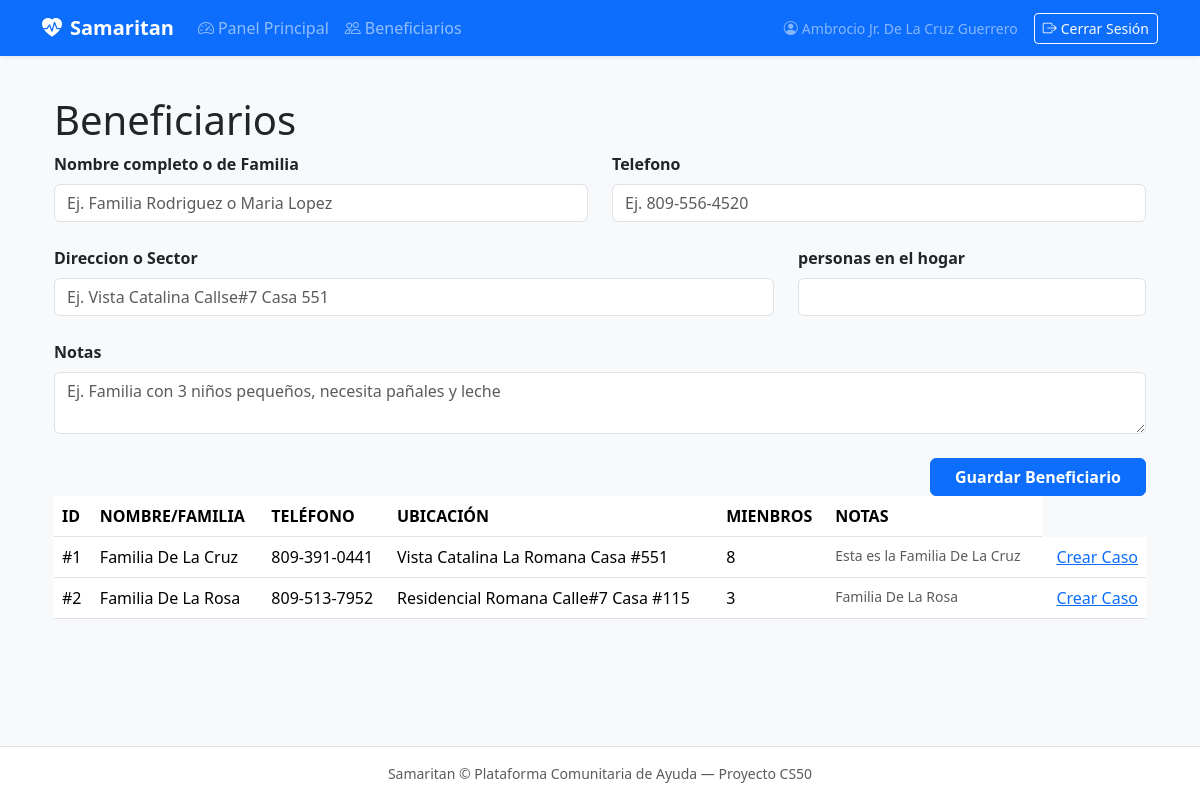
Page /beneficiaries (signed in) on the earlier database version.
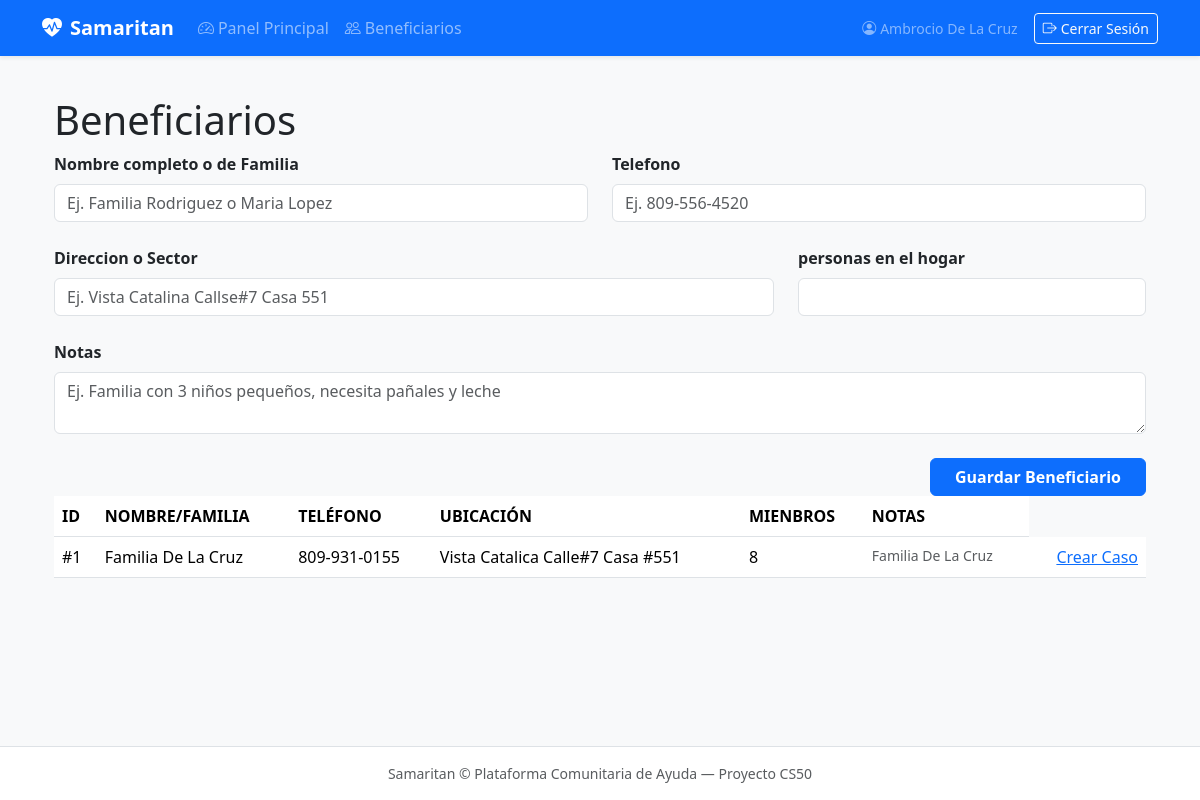
Same page on the later database version.
### tables this page shows
CREATE TABLE beneficiaries (
    id INTEGER PRIMARY KEY AUTOINCREMENT,
    name TEXT NOT NULL,
    phone TEXT,
    location TEXT,
    household_size INTEGER DEFAULT 1,
    notes TEXT,
    created_at TIMESTAMP DEFAULT CURRENT_TIMESTAMP
);

### app.py (the view, shortened to what this page needs)
@app.route("/beneficiaries", methods=["GET", "POST"])
@login_required
def beneficiaries():
  with get_db() as conn:
    all_beneficiaries = conn.execute("SELECT * FROM beneficiaries ORDER BY name ASC").fetchall()
  return render_template("beneficiaries.html", beneficiaries=all_beneficiaries)

### app.py (called while the page is built)
@app.after_request
def after_request(response):
    response.headers["Cache-Control"] = "no-cache, no-store, must-revalidate"
    response.headers["Expires"] = 0
    response.headers["Pragma"] = "no-cache"
    return response

### db.py (called while the page is built)
def get_db():
  if "db" not in g:
    g.db = sqlite3.connect(
      current_app.config["DATABASE"],
      detect_types=sqlite3.PARSE_DECLTYPES
    )
    g.db.row_factory = sqlite3.Row
  return g.db

def login_required(f):
  @wraps(f)
  def wrapper(*args, **kwargs):
    if session.get("user_id") is None:
      return redirect("/login")
    return f(*args, **kwargs)
  return wrapper

### templates/beneficiaries.html (shortened to what this page needs)
{% extends "layout.html" %}
{% block main %}
  <div class="container">
    <h1>Beneficiarios</h1>
    <div>
      <form action="/beneficiaries" method="post">
        <div class="row g-4">
          <div class="col-12 col-md-6">
            <label for="name" class="form-label fw-semibold">Nombre completo o de Familia</label>
            <input type="text" class="form-control" name="name" placeholder="Ej. Familia Rodriguez o Maria Lopez" >
          </div>
          <div class="col-12 col-md-6">
            <label for="phone" class="form-label fw-semibold">Telefono</label>
            <input type="text" class="form-control" name="phone" placeholder="Ej. 809-556-4520" >
          </div>
          <div class="col-12 col-md-8">
            <label for="location" class="form-label fw-semibold">Direccion o Sector</label>
            <input type="text" class="form-control" name="location" placeholder="Ej. Vista Catalina Callse#7 Casa 551" >
          </div>
          <div class="col-12 col-md-4">
            <label for="household_size" class="form-label fw-semibold">personas en el hogar</label>
            <input type="number" class="form-control" name="household_size" >
          </div class="col-12">
          <div class="col-12">
            <label for="notes" class="form-label fw-semibold">Notas</label>
            <textarea name="notes" class="form-control" placeholder="Ej. Familia con 3 niños pequeños, necesita pañales y leche"></textarea>
          </div>
          <div class="col-12 d-flex justify-content-end gap-2 mt-4">
            <button type="submit" class="btn btn-primary px-4 fw-semibold">Guardar Beneficiario</button>
          </div>
        </div>
      </form>
    </div>
    <div>
      <table class="table">
        <thead>
          <tr>
            <th>ID</th>
            <th>NOMBRE/FAMILIA</th>
            <th>TELÉFONO</th>
            <th>UBICACIÓN</th>
            <th>MIENBROS</th>
            <th>NOTAS</th>
          </tr>
        </thead>
        <tbody>
          {% for b in beneficiaries %}
            <tr>
              <td>#{{ b.id }}</td>
              <td required>{{ b.name }}</td>
              <td>{{ b.phone }}</td>
              <td>{{ b.location }}</td>
              <td>{{ b.household_size }}</td>
              <td class="text-muted small">{{ b.notes }}</td>
              <td class="text-end">
                <a href="/cases/new?beneficiary_id={{ b.id }}">Crear Caso</a>
              </td>
            </tr>
          {% endfor %}
        </tbody>
      </table>
    </div>
  </div>
{% endblock %}

### templates/layout.html (shortened to what this page needs)
<!DOCTYPE html>
<html lang="en">
<head>
  <link href="https://cdn.jsdelivr.net/npm/bootstrap@5.3.3/dist/css/bootstrap.min.css" rel="stylesheet">
  <link href="https://cdn.jsdelivr.net/npm/bootstrap-icons@1.11.3/font/bootstrap-icons.min.css" rel="stylesheet">
</head>
<body class="bg-light d-flex flex-column min-vh-100">
    <nav class="navbar navbar-expand-lg navbar-dark bg-primary shadow-sm">
        <div class="container">
            <a class="navbar-brand fw-bold" href="/">
                <i class="bi bi-heart-pulse-fill me-2"></i>Samaritan
            </a>
            <div class="collapse navbar-collapse" id="navbarMain">
                {% if session["user_id"] %}
                    <ul class="navbar-nav me-auto mb-2 mb-lg-0">
                        <li class="nav-item">
                            <a class="nav-link" href="/"><i class="bi bi-speedometer2 me-1"></i>Panel Principal</a>
                        </li>
                        <li class="nav-item">
                            <a class="nav-link" href="/beneficiaries"><i class="bi bi-people me-1"></i>Beneficiarios</a>
                        </li>
                    </ul>
                    <ul class="navbar-nav ms-auto mb-2 mb-lg-0 align-items-center">
                        <li class="nav-item me-3 text-white-50 small">
                            <i class="bi bi-person-circle me-1"></i>{{ session.get("user_name", "Voluntario") }}
                        </li>
                        <li class="nav-item">
                            <form action="/logout" method="post">
                                <button type="submit" class="btn btn-outline-light btn-sm"><i class="bi bi-box-arrow-right me-1"></i>Cerrar Sesión</button>
                            </form>
                        </li>
                    </ul>
                {% endif %}
            </div>
        </div>
    </nav>
    <main class="container py-4 flex-grow-1">
        {% block main %}{% endblock %}
    </main>
    <footer class="bg-white border-top py-3 mt-auto text-center text-muted small">
        <div class="container">
            Samaritan &copy; Plataforma Comunitaria de Ayuda — Proyecto CS50
        </div>
    </footer>
</body>
</html>

Differences in the rows shown:
removed beneficiaries: id "2", name "Familia De La Rosa", phone "809-513-7952", location "Residencial Romana Calle#7 Casa #115", household_size "3", notes "Familia De La Rosa"
changed beneficiaries "Familia De La Cruz": phone "809-391-0441" → "809-931-0155"; location "Vista Catalina La Romana Casa #551" → "Vista Catalica Calle#7 Casa #551"; notes "Esta es la Familia De La Cruz" → "Familia De La Cruz"
Other differences:
{{ session.get("user_name", "Voluntario") }}: "Ambrocio Jr. De La Cruz Guerrero" → "Ambrocio De La Cruz"
